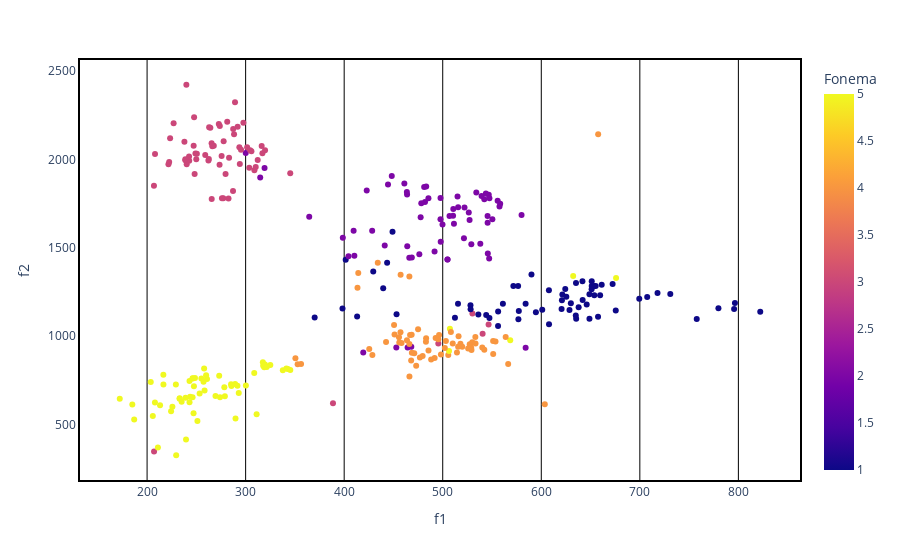

Notebook code for this chart:
### Code cell
###################################################################################################
# Visualiza os dados

import plotly.express as px
df = vogaisH
plt.figure(figsize=(15,7))
fig = px.scatter(df, x="f1", y="f2", color="Fonema")

fig.update_xaxes(showgrid=True, gridwidth=1, gridcolor='black')
fig.update_yaxes(showgrid=False, gridwidth=1, gridcolor='black')

fig.update_xaxes(showline=True, linewidth=2, linecolor='black', mirror=True)
fig.update_yaxes(showline=True, linewidth=2, linecolor='black', mirror=True)

fig.update_layout(
      paper_bgcolor='rgba(0,0,0,0)',
      plot_bgcolor='rgba(0,0,0,0)'
  )
fig.show()

### Figure 1 — Plotly figure (JSON) as saved in the notebook; plotly's stock layout.template omitted (floating-point values rounded to 4 significant figures; data arrays with more than 128 entries replaced by an {"elided": "..."} marker saying what was removed)
{"data": [{"hovertemplate": "f1=%{x}<br>f2=%{y}<br>Fonema=%{marker.color}<extra></extra>", "legendgroup": "", "marker": {"color": {"elided": "325 int values"}, "coloraxis": "coloraxis", "symbol": "circle"}, "mode": "markers", "name": "", "orientation": "v", "showlegend": false, "type": "scatter", "x": {"elided": "325 float values"}, "xaxis": "x", "y": {"elided": "325 float values"}, "yaxis": "y"}], "layout": {"coloraxis": {"colorbar": {"title": {"text": "Fonema"}}, "colorscale": [[0, "#0d0887"], [0.1111, "#46039f"], [0.2222, "#7201a8"], [0.3333, "#9c179e"], [0.4444, "#bd3786"], [0.5556, "#d8576b"], [0.6667, "#ed7953"], [0.7778, "#fb9f3a"], [0.8889, "#fdca26"], [1, "#f0f921"]]}, "legend": {"tracegroupgap": 0}, "margin": {"t": 60}, "paper_bgcolor": "rgba(0,0,0,0)", "plot_bgcolor": "rgba(0,0,0,0)", "xaxis": {"anchor": "y", "domain": [0, 1], "gridcolor": "black", "gridwidth": 1, "linecolor": "black", "linewidth": 2, "mirror": true, "showgrid": true, "showline": true, "title": {"text": "f1"}}, "yaxis": {"anchor": "x", "domain": [0, 1], "gridcolor": "black", "gridwidth": 1, "linecolor": "black", "linewidth": 2, "mirror": true, "showgrid": false, "showline": true, "title": {"text": "f2"}}}}
